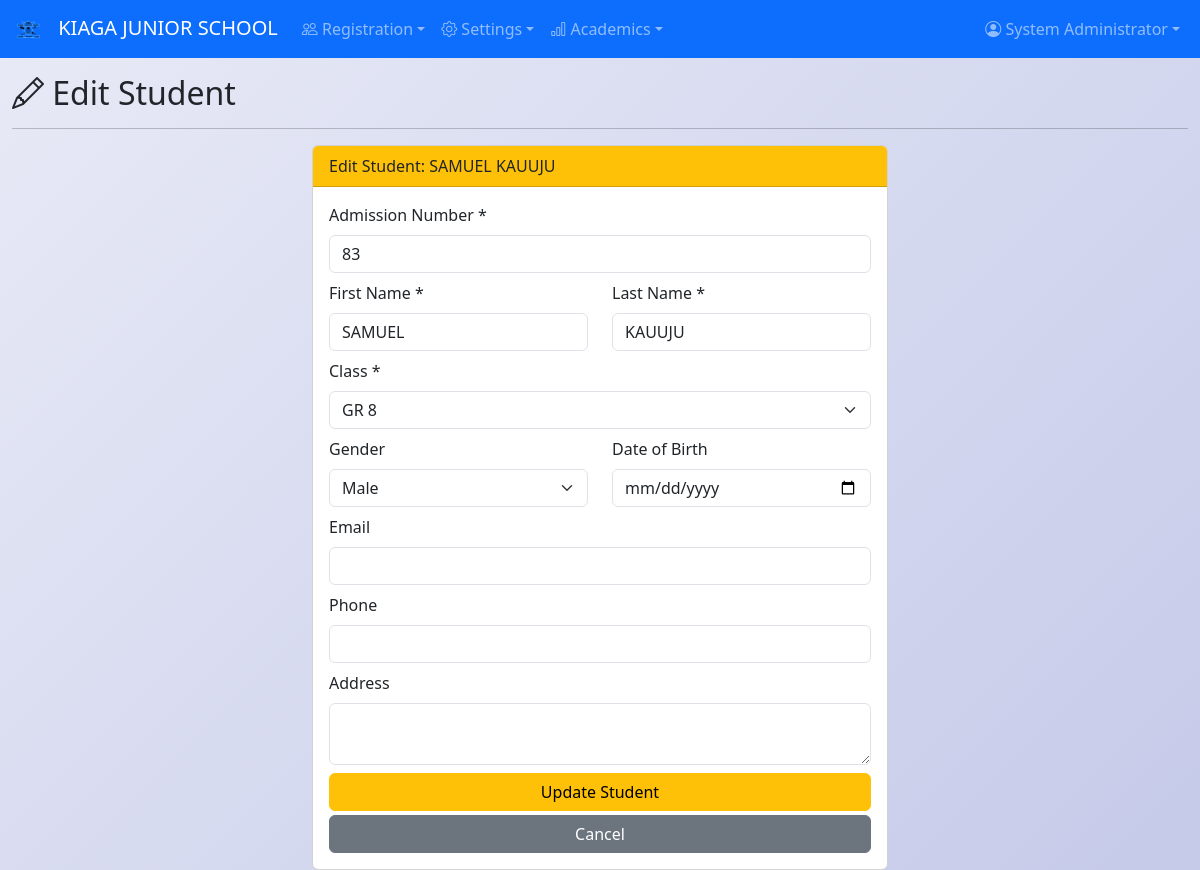
The app's page /students/edit/46 (signed in) with its own data.
### app.py (models this page shows, shortened)
class SchoolSettings(db.Model):
    id = db.Column(db.Integer, primary_key=True)
    school_name = db.Column(db.String(200), nullable=False, default='My School')
    school_address = db.Column(db.Text, nullable=True)
    school_phone = db.Column(db.String(50), nullable=True)
    school_email = db.Column(db.String(120), nullable=True)
    school_motto = db.Column(db.String(200), nullable=True)
    principal_name = db.Column(db.String(100), nullable=True)
    principal_title = db.Column(db.String(100), nullable=True, default='Principal')
    city = db.Column(db.String(100), nullable=True)
    logo_url = db.Column(db.String(500), nullable=True)
    po_box = db.Column(db.String(100), nullable=True)
    term_begins = db.Column(db.String(20), nullable=True)
    closing_date = db.Column(db.String(20), nullable=True)

class User(UserMixin, db.Model):
    id = db.Column(db.Integer, primary_key=True)
    username = db.Column(db.String(80), unique=True, nullable=False)
    email = db.Column(db.String(120), unique=True, nullable=True)
    password_hash = db.Column(db.String(200), nullable=False)
    role = db.Column(db.String(20), nullable=False, default='Teacher')
    full_name = db.Column(db.String(100), nullable=False)
    created_at = db.Column(db.DateTime, default=datetime.utcnow)

class Student(db.Model):
    id = db.Column(db.Integer, primary_key=True)
    admission_number = db.Column(db.String(50), unique=True, nullable=False)
    first_name = db.Column(db.String(50), nullable=False)
    last_name = db.Column(db.String(50), nullable=False)
    email = db.Column(db.String(120), nullable=True)
    phone = db.Column(db.String(20), nullable=True)
    address = db.Column(db.Text, nullable=True)
    date_of_birth = db.Column(db.String(20), nullable=True)
    gender = db.Column(db.String(10), nullable=True)
    class_id = db.Column(db.Integer, db.ForeignKey('class.id'), nullable=False)
    created_at = db.Column(db.DateTime, default=datetime.utcnow)
    marks = db.relationship('Mark', backref='student', lazy=True, cascade='all, delete-orphan')
    password_hash = db.Column(db.String(200), nullable=True)
    @property
    def full_name(self):
        return f"{self.first_name} {self.last_name}"

class Class(db.Model):
    id = db.Column(db.Integer, primary_key=True)
    name = db.Column(db.String(50), unique=True, nullable=False)
    section = db.Column(db.String(20), nullable=True)
    created_at = db.Column(db.DateTime, default=datetime.utcnow)
    students = db.relationship('Student', backref='class_', lazy=True)

### app.py (the view, shortened to what this page needs)
@app.route('/students/edit/<int:id>', methods=['GET', 'POST'])
@admin_required
def edit_student(id):
    s = Student.query.get_or_404(id)
    return render_template('edit_student.html', student=s, classes=Class.query.all())

### app.py (called while the page is built)
def admin_required(f):
    @wraps(f)
    @login_required
    def wrap(*args, **kwargs):
        if current_user.role != 'Admin':
            flash('Access denied. Admin only.', 'danger')
            return redirect(url_for('dashboard'))
        return f(*args, **kwargs)
    return wrap

@login_manager.user_loader
def load_user(user_id):
    return User.query.get(int(user_id))

@app.context_processor
def inject_school_settings():
    s = SchoolSettings.query.first()
    if not s:
        s = SchoolSettings(school_name='My School')
        db.session.add(s)
        db.session.commit()
    gs = GradeSetting.query.order_by(GradeSetting.min_percentage.desc()).all()
    return dict(school=s, grade_settings=gs)

### templates/edit_student.html (shortened to what this page needs)
{% extends "base.html" %}
{% block content %}
<h2><i class="bi bi-pencil"></i> Edit Student</h2>
<hr>
<div class="row">
    <div class="col-md-6 mx-auto">
        <div class="card">
            <div class="card-header bg-warning">Edit Student: {{ student.full_name }}</div>
            <div class="card-body">
                <form method="POST">
                    <div class="mb-2">
                        <label class="form-label">Admission Number *</label>
                        <input type="text" name="admission_number" class="form-control" value="{{ student.admission_number }}" required>
                    </div>
                    <div class="row mb-2">
                        <div class="col">
                            <label class="form-label">First Name *</label>
                            <input type="text" name="first_name" class="form-control" value="{{ student.first_name }}" required>
                        </div>
                        <div class="col">
                            <label class="form-label">Last Name *</label>
                            <input type="text" name="last_name" class="form-control" value="{{ student.last_name }}" required>
                        </div>
                    </div>
                    <div class="mb-2">
                        <label class="form-label">Class *</label>
                        <select name="class_id" class="form-select" required>
                            {% for c in classes %}
                            <option value="{{ c.id }}" {% if c.id == student.class_id %}selected{% endif %}>{{ c.name }} {{ c.section or '' }}</option>
                            {% endfor %}
                        </select>
                    </div>
                    <div class="row mb-2">
                        <div class="col">
                            <label class="form-label">Gender</label>
                            <select name="gender" class="form-select">
                                <option value="Male" {% if student.gender == 'Male' %}selected{% endif %}>Male</option>
                            </select>
                        </div>
                        <div class="col">
                            <label class="form-label">Date of Birth</label>
                            <input type="date" name="date_of_birth" class="form-control" value="{{ student.date_of_birth or '' }}">
                        </div>
                    </div>
                    <div class="mb-2">
                        <label class="form-label">Email</label>
                        <input type="email" name="email" class="form-control" value="{{ student.email or '' }}">
                    </div>
                    <div class="mb-2">
                        <label class="form-label">Phone</label>
                        <input type="text" name="phone" class="form-control" value="{{ student.phone or '' }}">
                    </div>
                    <div class="mb-2">
                        <label class="form-label">Address</label>
                        <textarea name="address" class="form-control" rows="2">{{ student.address or '' }}</textarea>
                    </div>
                    <button type="submit" class="btn btn-warning w-100">Update Student</button>
                    <a href="{{ url_for('students') }}" class="btn btn-secondary w-100 mt-1">Cancel</a>
                </form>
            </div>
        </div>
    </div>
</div>
{% endblock %}

### templates/base.html (shortened to what this page needs)
<!DOCTYPE html>
<html lang="en">
<head>
    <link href="https://cdn.jsdelivr.net/npm/bootstrap@5.3.2/dist/css/bootstrap.min.css" rel="stylesheet">
    <link rel="stylesheet" href="https://cdn.jsdelivr.net/npm/bootstrap-icons@1.11.2/font/bootstrap-icons.css">
</head>
<body>
{% if current_user.is_authenticated %}
<nav class="navbar navbar-expand-lg navbar-dark bg-primary no-print">
    <div class="container-fluid">
        <a class="navbar-brand" href="{{ url_for('dashboard') }}">
            {% if school.logo_url %}<img src="{{ school.logo_url }}" alt="Logo" style="height:30px;margin-right:8px;">{% else %}<i class="bi bi-mortarboard-fill"></i>{% endif %}
            {{ school.school_name }}
        </a>
        <div class="collapse navbar-collapse" id="navbarNav">
            <ul class="navbar-nav me-auto">
                <li class="nav-item dropdown">
                    <a class="nav-link dropdown-toggle" data-bs-toggle="dropdown" href="#"><i class="bi bi-people"></i> Registration</a>
                </li>
                <li class="nav-item dropdown">
                    <a class="nav-link dropdown-toggle" data-bs-toggle="dropdown" href="#"><i class="bi bi-gear"></i> Settings</a>
                </li>
                <li class="nav-item dropdown">
                    <a class="nav-link dropdown-toggle" data-bs-toggle="dropdown" href="#"><i class="bi bi-bar-chart"></i> Academics</a>
                </li>
            </ul>
            <ul class="navbar-nav">
                <li class="nav-item dropdown">
                    <a class="nav-link dropdown-toggle" data-bs-toggle="dropdown" href="#"><i class="bi bi-person-circle"></i> {{ current_user.full_name }}</a>
                </li>
            </ul>
        </div>
    </div>
</nav>
{% endif %}
<div class="container-fluid mt-2">{% block content %}{% endblock %}</div>
</body>
</html>

### templates/base.html (style rules this page uses)
body { background: linear-gradient(135deg, #e8eaf6 0%, #c5cae9 100%); min-height: 100vh; }

### records on screen
SchoolSettings: logo_url (picture), school_name "KIAGA JUNIOR SCHOOL"
User: full_name "System Administrator"
Student: full_name "SAMUEL KAUUJU", admission_number "83", first_name "SAMUEL", last_name "KAUUJU", class_id "GR 8", gender "Male"
